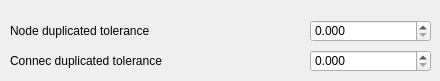
     <widget class="QWidget" name="tab_25">
      <attribute name="title">
       <string>Review</string>
      </attribute>
      <widget class="QDoubleSpinBox" name="node_duplicated_tolerance">
       <property name="geometry">
        <rect>
         <x>310</x>
         <y>20</y>
         <width>121</width>
         <height>22</height>
        </rect>
       </property>
       <property name="decimals">
        <number>3</number>
       </property>
       <property name="singleStep">
        <double>0.010000000000000</double>
       </property>
      </widget>
      <widget class="QLabel" name="label_node_duplicated_tolerance">
       <property name="geometry">
        <rect>
         <x>10</x>
         <y>20</y>
         <width>261</width>
         <height>22</height>
        </rect>
       </property>
       <property name="font">
        <font>
         <pointsize>9</pointsize>
        </font>
       </property>
       <property name="frameShape">
        <enum>QFrame::NoFrame</enum>
       </property>
       <property name="frameShadow">
        <enum>QFrame::Plain</enum>
       </property>
       <property name="text">
        <string>Node duplicated tolerance</string>
       </property>
       <property name="textFormat">
        <enum>Qt::AutoText</enum>
       </property>
       <property name="scaledContents">
        <bool>false</bool>
       </property>
       <property name="alignment">
        <set>Qt::AlignLeading|Qt::AlignLeft|Qt::AlignVCenter</set>
       </property>
       <property name="margin">
        <number>3</number>
       </property>
      </widget>
      <widget class="QLabel" name="label_connec_duplicated_tolerance">
       <property name="geometry">
        <rect>
         <x>10</x>
         <y>50</y>
         <width>261</width>
         <height>22</height>
        </rect>
       </property>
       <property name="font">
        <font>
         <pointsize>9</pointsize>
        </font>
       </property>
       <property name="frameShape">
        <enum>QFrame::NoFrame</enum>
       </property>
       <property name="frameShadow">
        <enum>QFrame::Plain</enum>
       </property>
       <property name="text">
        <string>Connec duplicated tolerance</string>
       </property>
       <property name="textFormat">
        <enum>Qt::AutoText</enum>
       </property>
       <property name="scaledContents">
        <bool>false</bool>
       </property>
       <property name="alignment">
        <set>Qt::AlignLeading|Qt::AlignLeft|Qt::AlignVCenter</set>
       </property>
       <property name="margin">
        <number>3</number>
       </property>
      </widget>
      <widget class="QDoubleSpinBox" name="connec_duplicated_tolerance">
       <property name="geometry">
        <rect>
         <x>310</x>
         <y>50</y>
         <width>121</width>
         <height>22</height>
        </rect>
       </property>
       <property name="decimals">
        <number>3</number>
       </property>
       <property name="singleStep">
        <double>0.010000000000000</double>
       </property>
      </widget>
     </widget>
